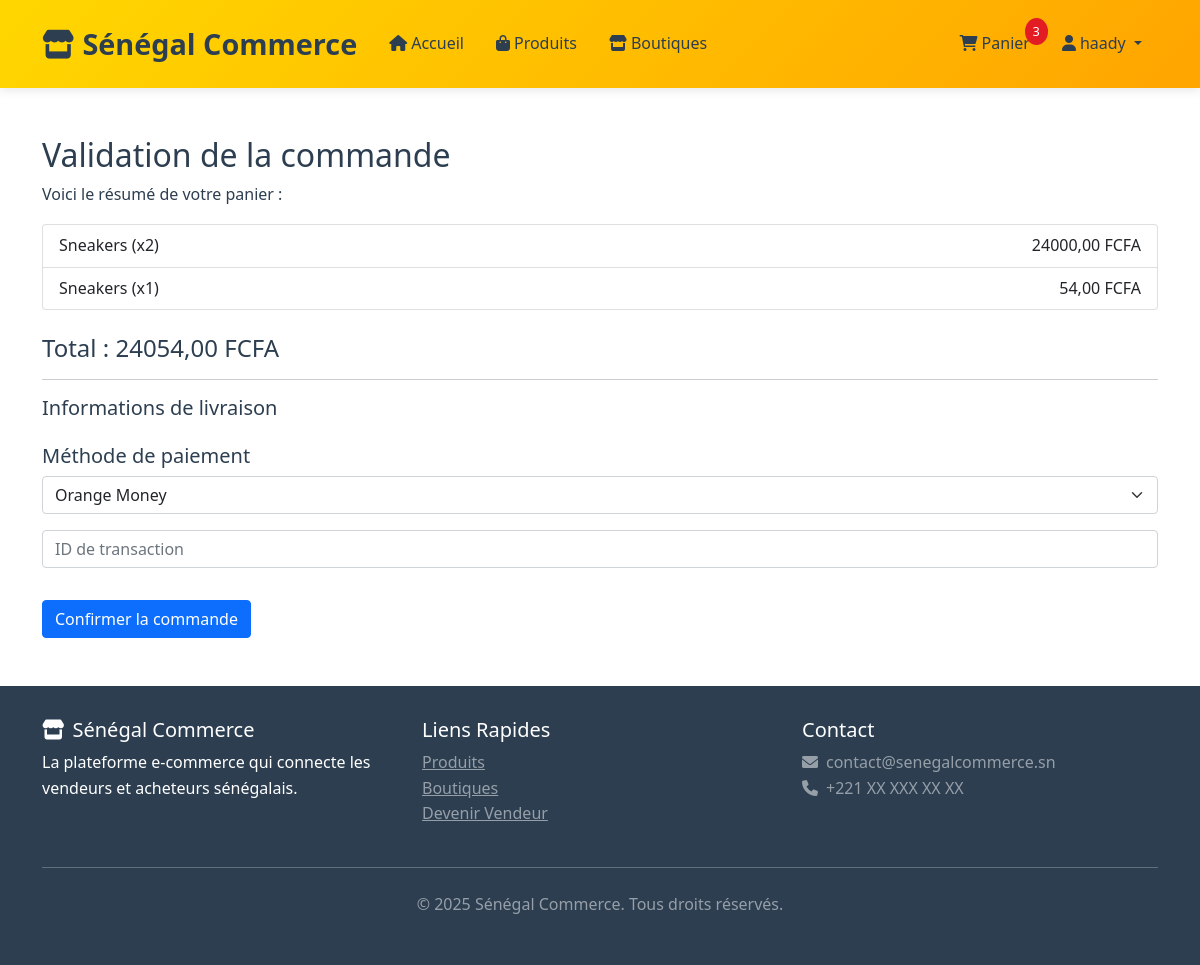
The app's page /checkout/ (signed in) with its own data.
### accounts/models.py (models this page shows, shortened)
class CustomUser(AbstractUser):
    USER_TYPE_CHOICES = [
        ('customer', 'Client'),
        ('vendor', 'Vendeur'),
    ]
    user_type = models.CharField(
        max_length=10,
        choices=USER_TYPE_CHOICES,
        default='customer',
        verbose_name="Type d'utilisateur"
    )
    phone = models.CharField(
        max_length=20,
        blank=True,
        null=True,
        verbose_name="Téléphone"
    )
    address = models.TextField(
        blank=True,
        null=True,
        verbose_name="Adresse"
    )
    city = models.CharField(
        max_length=100,
        blank=True,
        null=True,
        verbose_name="Ville"
    )
    created_at = models.DateTimeField(auto_now_add=True)
    updated_at = models.DateTimeField(auto_now=True)
    class Meta:
        verbose_name = "Utilisateur"
        verbose_name_plural = "Utilisateurs"

### customers/models.py (models this page shows, shortened)
class CartItem(models.Model):
    cart = models.ForeignKey(Cart, related_name='items', on_delete=models.CASCADE)
    product = models.ForeignKey('products.Product', on_delete=models.CASCADE)
    quantity = models.PositiveIntegerField(default=1)
    created_at = models.DateTimeField(auto_now_add=True)
    @property
    def total_price(self):
        return self.quantity * self.product.price
    class Meta:
        verbose_name = "Article du panier"
        verbose_name_plural = "Articles du panier"
        unique_together = ['cart', 'product']

class Cart(models.Model):
    user = models.OneToOneField(settings.AUTH_USER_MODEL, on_delete=models.CASCADE)
    created_at = models.DateTimeField(auto_now_add=True)
    updated_at = models.DateTimeField(auto_now=True)
    @property
    def total_price(self):
        return sum(item.total_price for item in self.items.all())
    @property
    def total_items(self):
        return sum(item.quantity for item in self.items.all())
    class Meta:
        verbose_name = "Panier"
        verbose_name_plural = "Paniers"

### products/models.py (models this page shows, shortened)
class Product(models.Model):
    shop = models.ForeignKey(Shop, on_delete=models.CASCADE, verbose_name="Boutique")
    category = models.ForeignKey(Category, on_delete=models.SET_NULL, null=True, blank=True, verbose_name="Catégorie")
    name = models.CharField(max_length=200, verbose_name="Nom du produit")
    description = models.TextField(verbose_name="Description")
    price = models.DecimalField(max_digits=10, decimal_places=2, verbose_name="Prix (FCFA)")
    image = models.ImageField(upload_to='products/', verbose_name="Image principale")
    stock_quantity = models.PositiveIntegerField(default=0, verbose_name="Quantité en stock")
    is_active = models.BooleanField(default=True, verbose_name="Actif")
    is_featured = models.BooleanField(default=False, verbose_name="Produit vedette")
    weight = models.DecimalField(max_digits=8, decimal_places=2, blank=True, null=True, verbose_name="Poids (kg)")
    dimensions = models.CharField(max_length=100, blank=True, verbose_name="Dimensions")
    created_at = models.DateTimeField(auto_now_add=True)
    updated_at = models.DateTimeField(auto_now=True)
    class Meta:
        verbose_name = "Produit"
        verbose_name_plural = "Produits"
        ordering = ['-created_at']

### customers/views.py (the view)
# urls.py: path('checkout/', views.checkout, name='checkout'),
@login_required
def checkout(request):
    cart = get_object_or_404(Cart, user=request.user)
    return render(request, 'customers/checkout.html', {'cart': cart})

### customers/context_processors.py (called while the page is built)
def cart_count(request):
    if request.user.is_authenticated:
        try:
            cart = Cart.objects.get(user=request.user)
            count = cart.total_items
            return {
                'cart_item_count': count,
                'car_item_count': count, # support de la faute de frappe dans base.html
            }
        except Cart.DoesNotExist:
            pass
    return {
        'cart_item_count': 0,
        'car_item_count': 0,
    }

### templates/customers/checkout.html (shortened to what this page needs)
{% extends 'base.html' %}
{% block content %}
<div class="container my-5">
    <h2>Validation de la commande</h2>
    <p>Voici le résumé de votre panier :</p>
    <ul class="list-group mb-4">
        {% for item in cart.items.all %}
        <li class="list-group-item d-flex justify-content-between align-items-center">
            {{ item.product.name }} (x{{ item.quantity }})
            <span>{{ item.total_price }} FCFA</span>
        </li>
        {% endfor %}
    </ul>
    <h4>Total : {{ cart.total_price }} FCFA</h4>
    <hr>
    <h5>Informations de livraison</h5>
    <form method="POST">
        <h5 class="mt-4">Méthode de paiement</h5>
        <div class="mb-3">
            <select name="payment_method" class="form-select">
                <option value="orange_money">Orange Money</option>
            </select>
        </div>
        <div class="mb-3">
            <input type="text" name="transaction_id" class="form-control" placeholder="ID de transaction">
        </div>
        <button type="submit" class="btn btn-primary mt-3">Confirmer la commande</button>
    </form>
</div>
{% endblock %}

### templates/base.html (shortened to what this page needs)
<!DOCTYPE html>
<html lang="fr">
{% load static %}
<head>
    <link href="https://cdn.jsdelivr.net/npm/bootstrap@5.1.3/dist/css/bootstrap.min.css" rel="stylesheet">
    <link href="https://cdnjs.cloudflare.com/ajax/libs/font-awesome/6.0.0/css/all.min.css" rel="stylesheet">
    <link href="{% static 'css/style.css' %}" rel="stylesheet">
</head>
<body>
    <nav class="navbar navbar-expand-lg navbar-light">
        <div class="container">
            <a class="navbar-brand" href="{% url 'home' %}">
                <i class="fas fa-store me-2"></i>Sénégal Commerce
            </a>
            <div class="collapse navbar-collapse" id="navbarNav">
                <ul class="navbar-nav me-auto">
                    <li class="nav-item">
                        <a class="nav-link" href="{% url 'home' %}">
                            <i class="fas fa-home me-1"></i>Accueil
                        </a>
                    </li>
                    <li class="nav-item">
                        <a class="nav-link" href="{% url 'product_list' %}">
                            <i class="fas fa-shopping-bag me-1"></i>Produits
                        </a>
                    </li>
                    <li class="nav-item">
                        <a class="nav-link" href="{% url 'shop_list' %}">
                            <i class="fas fa-store me-1"></i>Boutiques
                        </a>
                    </li>
                </ul>
                <ul class="navbar-nav">
                    {% if user.is_authenticated %}
                        <li class="nav-item position-relative">
                            <a class="nav-link position-relative" href="{% url 'cart_view' %}">
                                <i class="fas fa-shopping-cart me-1"></i>Panier
                                {% if car_item_count > 0 %}
                                    <span class="cart-badge">
                                         {{ cart_item_count }}
                                        </span>
                                {% endif %}
                            </a>
                        </li>
                        <li class="nav-item dropdown">
                            <a class="nav-link dropdown-toggle" href="#" id="userDropdown" role="button" data-bs-toggle="dropdown">
                                <i class="fas fa-user me-1"></i>{{ user.username }}
                            </a>
                        </li>
                    {% endif %}
                </ul>
            </div>
        </div>
    </nav>
    <main>
        {% block content %}
        {% endblock %}
    </main>
    <footer class="footer mt-5">
        <div class="container">
            <div class="row">
                <div class="col-md-4">
                    <h5><i class="fas fa-store me-2"></i>Sénégal Commerce</h5>
                    <p>La plateforme e-commerce qui connecte les vendeurs et acheteurs sénégalais.</p>
                </div>
                <div class="col-md-4">
                    <h5>Liens Rapides</h5>
                    <ul class="list-unstyled">
                        <li><a href="{% url 'product_list' %}" class="text-white-50">Produits</a></li>
                        <li><a href="{% url 'shop_list' %}" class="text-white-50">Boutiques</a></li>
                        <li><a href="{% url 'signup' %}" class="text-white-50">Devenir Vendeur</a></li>
                    </ul>
                </div>
                <div class="col-md-4">
                    <h5>Contact</h5>
                    <p class="text-white-50">
                        <i class="fas fa-envelope me-2"></i>contact@senegalcommerce.sn<br>
                        <i class="fas fa-phone me-2"></i>+221 XX XXX XX XX
                    </p>
                </div>
            </div>
            <hr class="my-4">
            <div class="text-center">
                <p class="text-white-50">&copy; 2025 Sénégal Commerce. Tous droits réservés.</p>
            </div>
        </div>
    </footer>
</body>
</html>

### static/css/style.css (style rules this page uses)
:root { --senegal-yellow: #FFD700; --senegal-green: #00A651; --senegal-red: #E31B23; --senegal-white: #FFFFFF; --senegal-dark: #2C3E50; --senegal-light-gray: #F8F9FA; }
* { margin: 0; padding: 0; box-sizing: border-box; }
body { font-family: 'Segoe UI', Tahoma, Geneva, Verdana, sans-serif; line-height: 1.6; color: var(--senegal-dark); background-color: var(--senegal-white); }
.navbar { background: linear-gradient(135deg, var(--senegal-yellow) 0%, #FFA500 100%); box-shadow: 0 2px 10px rgba(0,0,0,0.1); padding: 1rem 0; background-color: #004080 }
.navbar-brand { font-weight: bold; font-size: 1.8rem; color: var(--senegal-dark) !important; }
.navbar-nav .nav-link { color: var(--senegal-dark) !important; font-weight: 500; margin: 0 0.5rem; transition: all 0.3s ease; }
.footer { background-color: var(--senegal-dark); color: white; padding: 2rem 0; margin-top: 4rem; }
.cart-badge { background-color: var(--senegal-red); color: white; border-radius: 50%; padding: 0.2rem 0.5rem; font-size: 0.8rem; position: absolute; top: -5px; right: -10px; }

### records on screen
CustomUser: username "haady"
CartItem: product.name "Sneakers", quantity "2", total_price "24000,00"
CartItem: product.name "Sneakers", quantity "1", total_price "54,00"
Cart: total_price "24054,00"

### other values on screen
{{ cart_item_count }} "3"
